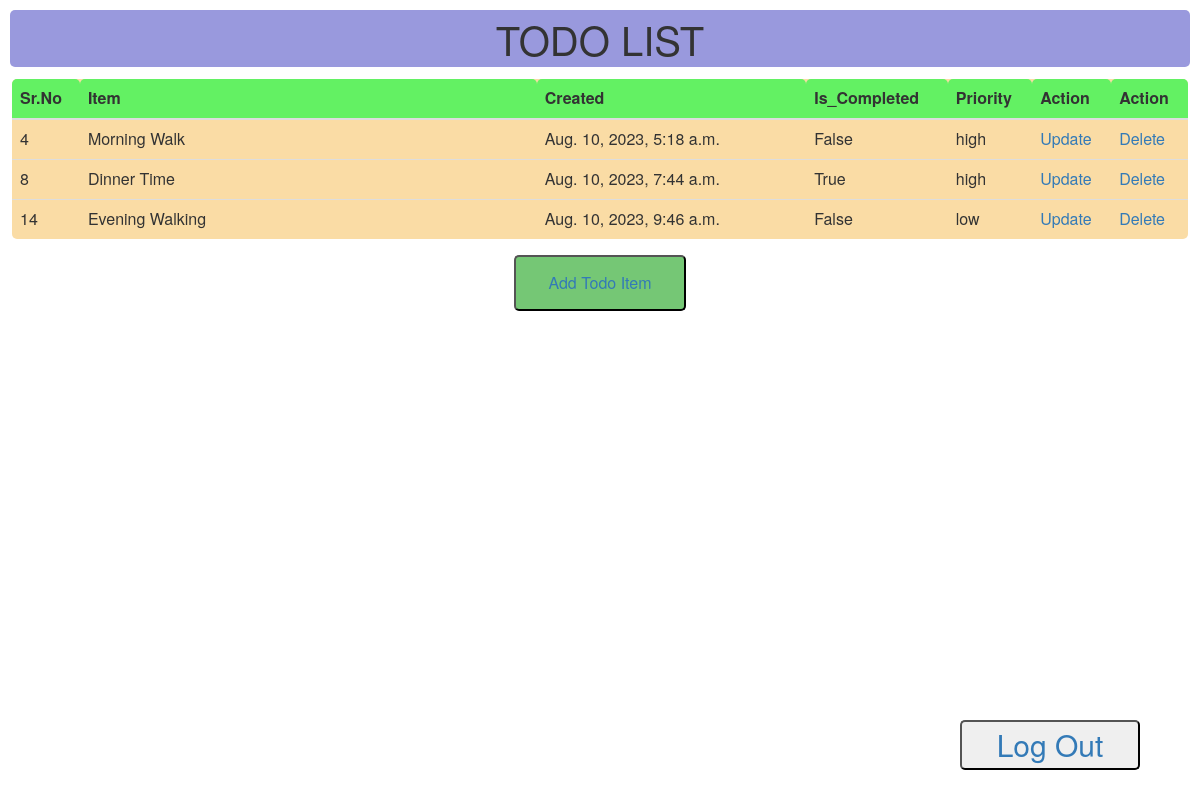
The page /get/ (signed in) on the database its author committed.
### app/models.py (models this page shows, shortened)
class Todolist(models.Model):
    PRIORITY_CHOICES = (('low', "Low"),
                        ('medium', 'Medium'),
                        ('high','High'))
    user = models.ForeignKey(User, on_delete=models.CASCADE)
    item = models.CharField(max_length=255)
    is_completed = models.BooleanField(default=False,null=True)
    created = models.DateTimeField(auto_now_add=True)
    priority = models.CharField(choices=PRIORITY_CHOICES, max_length=200)

### app/views.py (the view)
# urls.py: path('get/', get, name='home'),
def get(request):
    if "username" in request.session.keys():
        username_obj = User.objects.get(username = request.session['username'])
        if request.method == 'GET':
            model = Todolist.objects.filter(user=username_obj.id)
        return render(request, 'home.html', {'model': model})
    else:
        return redirect("login")

### app/templates/home.html (shortened to what this page needs)
{% load static%}
<html>
    <head>
        <link rel="stylesheet" href="https://maxcdn.bootstrapcdn.com/bootstrap/3.4.1/css/bootstrap.min.css">
        <link rel="stylesheet" href="{% static '/css/styles.css' %}">
    </head>
    <body>
      <header>
        <p class="mainpage-heading">TODO LIST</p>
      </header>
        <table class="table">
            <thead>
              <tr>
                <th scope="col" class="tableheading1">Sr.No</th>
                <th scope="col" class="tableheading2">Item</th>
                <th scope="col" class="tableheading3">Created</th>
                <th scope="col" class="tableheading4">Is_Completed</th>
                <th scope="col" class="tableheading5">Priority</th>
                <th scope="col" class="tableheading6">Action</th>
                <th scope="col" class="tableheading7">Action</th>
              </tr>
            </thead>
            <tbody>
            {% for i in model %}
            <tr>
                <td>{{i.id}}</td>
                <td>{{i.item}}</td>
                <td>{{i.created}}</td>
                <td>{{i.is_completed}}</td>
                <td>{{i.priority}}</td>
                <td><a href="{% url 'update' i.id %}">Update</a></td>
                <td><a href="{% url 'delete' i.id %}">Delete</a></td>
              </tr>
            {% endfor %}
            </tbody>
          </table>
        <center><button class="button"><a href="{% url 'post'  %}"> Add Todo Item </a></button></center>
        <center><button class="logout-button"><a href="{% url 'logout'  %}"> Log Out</a></button></center>
    </body>
</html>

### app/static/css/styles.css (style rules this page uses)
.button { background-color: rgb(117, 199, 117); color: black; padding: 15px 32px; text-align: center; display: inline-block; font-size: 16px; margin: 4px 2px; cursor: pointer; border-radius:5px; }
.logout-button { font-size:30px; color : black; height:50px; width:180px; backgroud-color:rgb(218, 159, 218); border-radius: 5px; position : fixed; top: 90%; left: 80%; }
.mainpage-heading { font-size:40px; background-color: rgb(153, 153, 221); text-align: center; border-radius:5px; margin:10px; }
.tableheading1 { background-color:rgb(99, 241, 99); width:20px; border-top-left-radius: 5px; border-top-right-radius: 5px; }
.tableheading2 { background-color:rgb(99, 241, 99); width:390px; border-top-left-radius: 5px; border-top-right-radius: 5px; }
.tableheading3 { background-color:rgb(99, 241, 99); width:230px; border-top-left-radius: 5px; border-top-right-radius: 5px; }
.tableheading4 { background-color:rgb(99, 241, 99); width:20px; border-top-left-radius: 5px; border-top-right-radius: 5px; }
.tableheading5 { background-color:rgb(99, 241, 99); width:20px; border-top-left-radius: 5px; border-top-right-radius: 5px; }
.tableheading6 { background-color:rgb(99, 241, 99); width:20px; border-top-left-radius: 5px; border-top-right-radius: 5px; }
.tableheading7 { background-color:rgb(99, 241, 99); width:20px; border-top-left-radius: 5px; border-top-right-radius: 5px; }
.table { width:98%; background-color: rgb(250, 220, 165); margin:12px; border-radius:5px; }

### rows shown on the page
Todolist: id "4", item "Morning Walk", created "Aug. 10, 2023, 5:18 a.m.", is_completed "False", priority "high"
Todolist: id "8", item "Dinner Time", created "Aug. 10, 2023, 7:44 a.m.", is_completed "True", priority "high"
Todolist: id "14", item "Evening Walking", created "Aug. 10, 2023, 9:46 a.m.", is_completed "False", priority "low"
